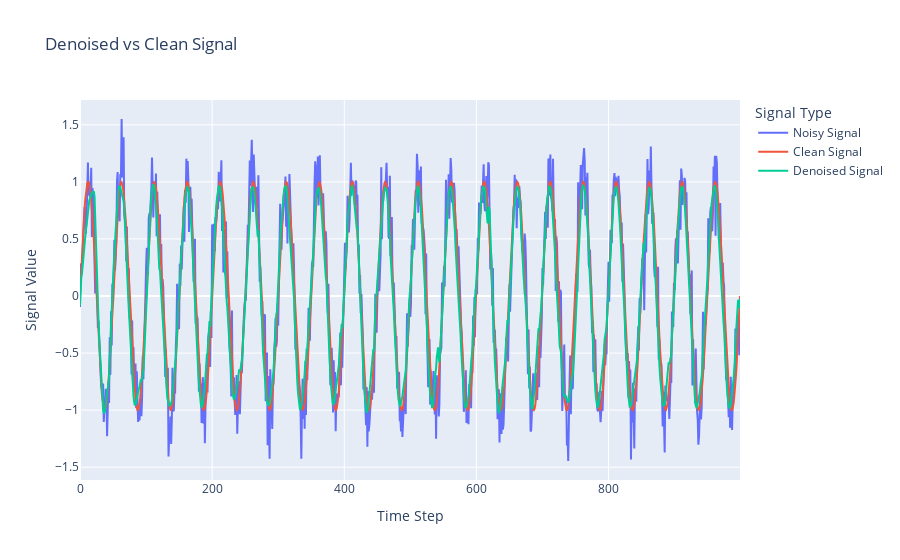

The cell this chart's notebook holds for it:
### Code cell
import numpy as np
import torch
import plotly.graph_objects as go

# 模拟信号
sequence_length = 1000

# linspace(start, stop, num=50)
clean_signal = np.sin(np.linspace(0, 2 * np.pi * 20, sequence_length)).astype(np.float32)  # 模拟正弦波干净信号
print("clean_signal shape:", clean_signal.shape)
noise = np.random.normal(0, 0.2, sequence_length).astype(np.float32)  # 添加噪声
noisy_signal = clean_signal + noise  # 噪声信号
print("noisy_signal shape:", noisy_signal.shape)

# 转换为 PyTorch 张量
noisy_signal_tensor = torch.from_numpy(noisy_signal).unsqueeze(1).unsqueeze(0)  # (1, sequence_length, 1)
print("noisy_signal_tensor shape:", noisy_signal_tensor.shape)

# 加载模型
device = torch.device("cuda" if torch.cuda.is_available() else "cpu")
print("Training on:", device)

# 假设你有一个定义好的模型类
model = LSTMDenoiser(input_size=1, hidden_size=32, num_layers=2)
model.to(device)

# 加载已训练的模型权重
checkpoint = torch.load("models/best_model.pth", map_location=device)
model.load_state_dict(checkpoint['model_state_dict'])
model.eval()  # 设置模型为评估模式

# 预测降噪结果
with torch.no_grad():
    denoised_signal = model(noisy_signal_tensor.to(device))  # 模型输出 (batch_size, sequence_length, input_size)
    print("denoised_signal shape:", denoised_signal.shape)
    
# 绘制对比图
fig3 = go.Figure()

fig3.add_trace(go.Scatter(y=noisy_signal, mode='lines', name='Noisy Signal'))  # 噪声信号
fig3.add_trace(go.Scatter(y=clean_signal, mode='lines', name='Clean Signal'))  # 干净信号
fig3.add_trace(go.Scatter(y=denoised_signal.squeeze().cpu().numpy(), mode='lines', name='Denoised Signal'))  # 去噪信号

# 更新布局
fig3.update_layout(
    title='Denoised vs Clean Signal',
    xaxis_title='Time Step',
    yaxis_title='Signal Value',
    legend_title='Signal Type'
)

# 显示图表
fig3.show()

### Figure 1 — Plotly figure (JSON) as saved in the notebook; plotly's stock layout.template omitted (floating-point values rounded to 4 significant figures; data arrays with more than 128 entries replaced by an {"elided": "..."} marker saying what was removed)
{"data": [{"mode": "lines", "name": "Noisy Signal", "type": "scatter", "y": {"elided": "1000 float values"}}, {"mode": "lines", "name": "Clean Signal", "type": "scatter", "y": {"elided": "1000 float values"}}, {"mode": "lines", "name": "Denoised Signal", "type": "scatter", "y": {"elided": "1000 float values"}}], "layout": {"legend": {"title": {"text": "Signal Type"}}, "title": {"text": "Denoised vs Clean Signal"}, "xaxis": {"title": {"text": "Time Step"}}, "yaxis": {"title": {"text": "Signal Value"}}}}
